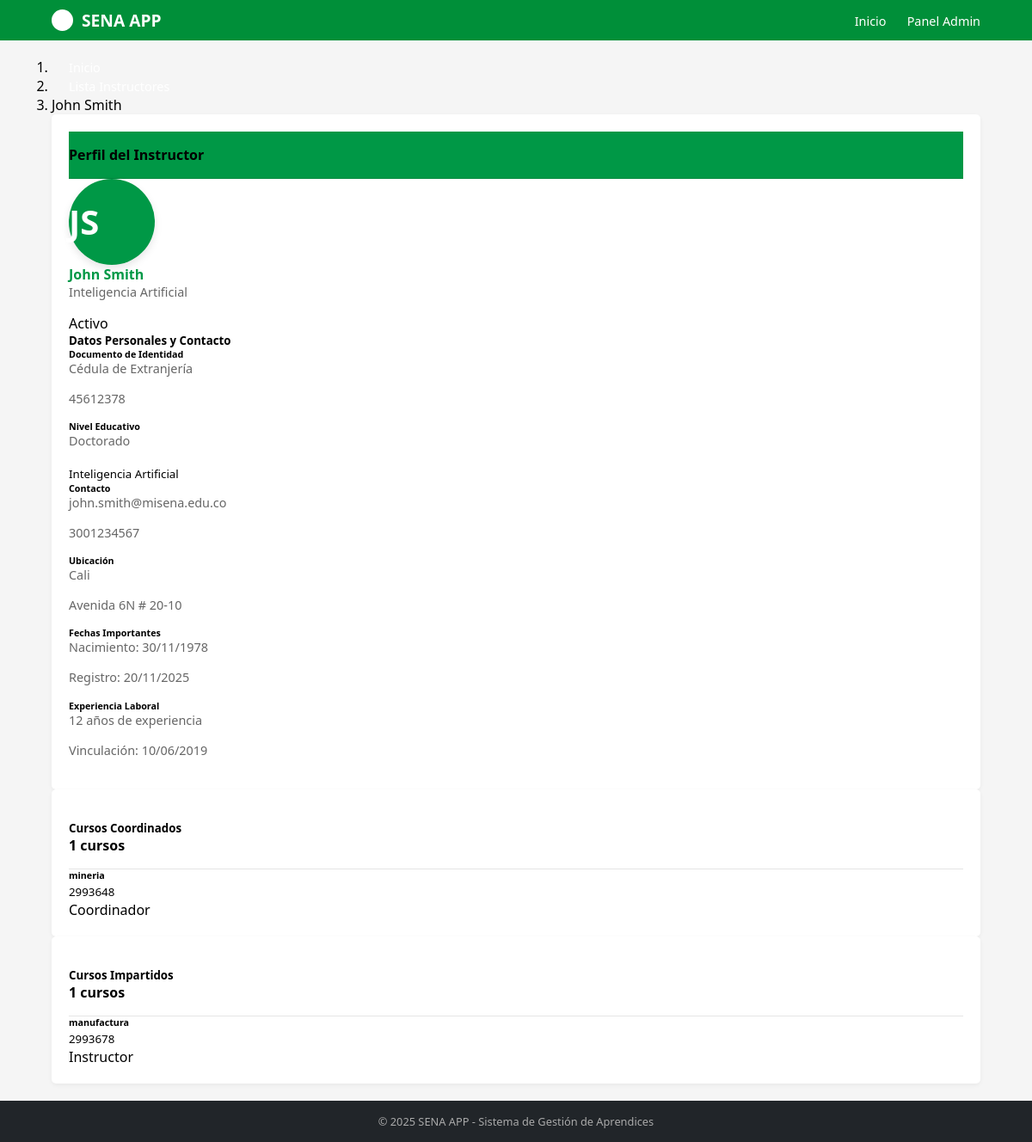
The app's page /instructores/3/ with its own data.
### instructores/models.py (models this page shows, shortened)
class Instructor(models.Model):
    TIPO_DOCUMENTO_CHOICES = [
        ('CC', 'Cédula de Ciudadanía'),
        ('CE', 'Cédula de Extranjería'),
        ('TI', 'Tarjeta de Identidad'),
        ('PAS', 'Pasaporte'),
    ]
    NIVEL_EDUCATIVO_CHOICES = [
        ("TEC", "Técnico"),
        ("TGL", "Tecnólogo"),
        ("PRE", "pregrado"),
        ("ESP", "Especialización"),
        ("MAE", "Maestría"),
        ("DOC", "Doctorado"),
    ]
    tipo_documento = models.CharField(max_length=3, choices=TIPO_DOCUMENTO_CHOICES)
    numero_documento = models.CharField(max_length=20, unique=True)
    nombre = models.CharField(max_length=100)
    apellido = models.CharField(max_length=100)
    fecha_nacimiento = models.DateField()
    telefono = models.CharField(max_length=15)
    correo = models.EmailField(unique=True)
    ciudad = models.CharField(max_length=100)
    direccion = models.CharField(max_length=200)
    nivel_educativo = models.CharField(max_length=3, choices=NIVEL_EDUCATIVO_CHOICES)
    especialidad = models.CharField(max_length=100)
    anos_experiencia = models.PositiveIntegerField()
    activo = models.BooleanField(default=True)
    fecha_vinculacion = models.DateField()
    fecha_registro = models.DateTimeField(auto_now_add=True)
    def nombre_completo(self):
        return f"{self.nombre} {self.apellido}"

### cursos/models.py (models this page shows, shortened)
class Curso(models.Model):
    ESTADO_CHOICES = [
        ('PRO', 'Programado'),
        ('INI', 'Iniciado'),
        ('EJE', 'En Ejecución'),
        ('FIN', 'Finalizado'),
        ('CAN', 'Cancelado'),
        ('SUS', 'Suspendido'),
    ]
    codigo = models.CharField(max_length=30,unique=True,verbose_name="Código del Curso")
    nombre = models.CharField(max_length=200, verbose_name="Nombre del Curso")
    programa = models.ForeignKey('programas.Programa', on_delete=models.CASCADE, verbose_name="Programa de Formación")
    instructor_coordinador = models.ForeignKey('instructores.Instructor', on_delete=models.CASCADE, related_name='cursos_coordinados', verbose_name="Instructor Coordinador")
    instructores = models.ManyToManyField('instructores.Instructor', through='InstructorCurso', related_name='cursos_impartidos', verbose_name="Instructores")
    aprendices = models.ManyToManyField('aprendices.Aprendiz', through='AprendizCurso', related_name='cursos', verbose_name="Aprendices")
    fecha_inicio = models.DateField(verbose_name="Fecha de Inicio")
    fecha_fin = models.DateField(verbose_name="Fecha de Finalización")
    horario = models.CharField(max_length=100, verbose_name="Horario")
    aula = models.CharField(max_length=50, verbose_name="Aula/Ambiente")
    cupos_maximos = models.PositiveIntegerField(verbose_name="Cupos Máximos")
    estado = models.CharField(max_length=3, choices=ESTADO_CHOICES, default='PRO', verbose_name="Estado del Curso")
    observaciones = models.TextField(blank=True, null=True, verbose_name="Observaciones")
    fecha_registro = models.DateTimeField(auto_now_add=True, verbose_name="Fecha de Registro")
    class Meta:
        verbose_name = "Curso"
        verbose_name_plural = "Cursos"
        ordering = ['-fecha_inicio']

### instructores/views.py (the view)
# urls.py: path('instructores/<int:instructor_id>/', views.detalle_instructor, name='detalle_instructor'),
def detalle_instructor(request, instructor_id=None, id_instructor=None):
    id_actual = instructor_id if instructor_id is not None else id_instructor
    instructor = get_object_or_404(Instructor, id=id_actual)
    template = loader.get_template('detalle_instructor.html')
    cursos_coordinados = instructor.cursos_coordinados.all() if hasattr(instructor, 'cursos_coordinados') else []
    cursos_impartidos = instructor.cursos_impartidos.all() if hasattr(instructor, 'cursos_impartidos') else []
    context = {
        'instructor': instructor,
        'cursos_coordinados': cursos_coordinados,
        'cursos_impartidos': cursos_impartidos,
    }
    return HttpResponse(template.render(context, request))

### instructores/templates/detalle_instructor.html (shortened to what this page needs)
{% extends "master.html" %}
{% block content %}
<div class="container-fluid py-4">
    <div class="row mb-4">
        <div class="col-12">
            <nav aria-label="breadcrumb">
                <ol class="breadcrumb">
                    <li class="breadcrumb-item"><a href="/" class="back-link">Inicio</a></li>
                    <li class="breadcrumb-item">
                        <a href="{% url 'instructores:lista_instructores' %}" class="back-link">Lista Instructores</a>
                    </li>
                    <li class="breadcrumb-item active" aria-current="page">{{ instructor.nombre_completo }}</li>
                </ol>
            </nav>
        </div>
    </div>
    <div class="row mb-4">
        <div class="col-12">
            <div class="card shadow-sm border-0">
                <div class="card-header bg-sena-green d-flex align-items-center text-white rounded-top-lg">
                    <h4 class="mb-0">Perfil del Instructor</h4>
                </div>
                <div class="card-body">
                    <div class="row g-4">
                        <div class="col-md-3 text-center border-end">
                            <div class="instructor-avatar mb-3 mx-auto" style="
                                width: 100px;
                                height: 100px;
                                border-radius: 50%;
                                background-color: #009846; /* Color SENA Green */
                                color: white;
                                font-size: 2.5rem;
                                line-height: 100px;
                                font-weight: bold;
                                box-shadow: 0 4px 10px rgba(0, 0, 0, 0.1);">
                                {{ instructor.nombre.0|default:"" }}{{ instructor.apellido.0|default:"" }}
                            </div>
                            <h4 class="text-primary">{{ instructor.nombre_completo }}</h4>
                            <p class="text-muted small">{{ instructor.especialidad }}</p>
                            <div class="mb-3">
                                {% if instructor.activo %}
                                <span class="badge bg-success py-2 px-3 shadow-sm">
                                    Activo
                                </span>
                                {% else %}
                                <span class="badge bg-danger py-2 px-3 shadow-sm">
                                    <i class="bi bi-x-circle me-1"></i>Inactivo
                                </span>
                                {% endif %}
                            </div>
                        </div>
                        <div class="col-md-9">
                            <h5 class="text-secondary mb-3 border-bottom pb-2">Datos Personales y Contacto</h5>
                            <div class="row g-3">
                                <div class="col-lg-6 col-md-12">
                                    <h6 class="text-muted mb-1 small">Documento de Identidad</h6>
                                    <p class="mb-1 fw-bold">{{ instructor.get_tipo_documento_display }}</p>
                                    <p class="mb-0">{{ instructor.numero_documento }}</p>
                                </div>
                                <div class="col-lg-6 col-md-12">
                                    <h6 class="text-muted mb-1 small">Nivel Educativo</h6>
                                    <p class="mb-1 fw-bold">{{ instructor.get_nivel_educativo_display }}</p>
                                    <small class="text-success">{{ instructor.especialidad }}</small>
                                </div>
                                <div class="col-lg-6 col-md-12">
                                    <h6 class="text-muted mb-1 small">Contacto</h6>
                                    <p class="mb-1">
                                        {{ instructor.correo }}
                                    </p>
                                    {% if instructor.telefono %}
                                    <p class="mb-0">
                                        {{ instructor.telefono }}
                                    </p>
                                    {% endif %}
                                </div>
                                <div class="col-lg-6 col-md-12">
                                    <h6 class="text-muted mb-1 small">Ubicación</h6>
                                    {% if instructor.ciudad %}
                                    <p class="mb-1">
                                        {{ instructor.ciudad }}
                                    </p>
                                    {% endif %}
                                    {% if instructor.direccion %}
                                    <p class="mb-0">
                                        {{ instructor.direccion }}
                                    </p>
                                    {% endif %}
                                </div>
                                <div class="col-lg-6 col-md-12">
                                    <h6 class="text-muted mb-1 small">Fechas Importantes</h6>
                                    {% if instructor.fecha_nacimiento %}
                                    <p class="mb-1">
                                        Nacimiento: {{ instructor.fecha_nacimiento|date:"d/m/Y" }}
                                    </p>
                                    {% endif %}
                                    <p class="mb-0">
                                        Registro: {{ instructor.fecha_registro|date:"d/m/Y" }}
                                    </p>
                                </div>
                                <div class="col-lg-6 col-md-12">
                                    <h6 class="text-muted mb-1 small">Experiencia Laboral</h6>
                                    <p class="mb-1">
                                        {{ instructor.anos_experiencia }} años de experiencia
                                    </p>
                                    {% if instructor.fecha_vinculacion %}
                                    <p class="mb-0">
                                        Vinculación: {{ instructor.fecha_vinculacion|date:"d/m/Y" }}
                                    </p>
                                    {% endif %}
                                </div>
                            </div>
                        </div>
                    </div>
                </div>
            </div>
        </div>
    </div>
    <div class="row g-4">
        <div class="col-lg-6">
            <div class="card shadow-sm h-100">
                <div class="card-header d-flex justify-content-between align-items-center bg-light">
                    <div class="d-flex align-items-center">
                        <h5 class="mb-0">Cursos Coordinados</h5>
                    </div>
                    <span class="badge bg-success text-white py-1 px-2">{{ cursos_coordinados|length }} cursos</span>
                </div>
                <div class="card-body">
                    {% if cursos_coordinados %}
                    <div class="list-group list-group-flush">
                        {% for curso in cursos_coordinados %}
                        <div class="list-group-item d-flex justify-content-between align-items-center">
                            <div>
                                <h6 class="mb-1 text-success">{{ curso.nombre }}</h6>
                                <small class="text-muted">{{ curso.codigo }}</small>
                            </div>
                            <span class="badge bg-success">Coordinador</span>
                        </div>
                        {% endfor %}
                    </div>
                    {% else %}
                    <div class="text-center py-4">
                        <i class="bi bi-kanban text-muted" style="font-size: 3rem;"></i>
                        <p class="text-muted mt-2">No coordina cursos actualmente</p>
                    </div>
                    {% endif %}
                </div>
            </div>
        </div>
        <div class="col-lg-6">
            <div class="card shadow-sm h-100">
                <div class="card-header d-flex justify-content-between align-items-center bg-light">
                    <div class="d-flex align-items-center">
                        <h5 class="mb-0">Cursos Impartidos</h5>
                    </div>
                    <span class="badge bg-info text-white py-1 px-2">{{ cursos_impartidos|length }} cursos</span>
                </div>
                <div class="card-body">
                    {% if cursos_impartidos %}
                    <div class="list-group list-group-flush">
                        {% for curso in cursos_impartidos %}
                        <div class="list-group-item d-flex justify-content-between align-items-center">
                            <div>
                                <h6 class="mb-1 text-info">{{ curso.nombre }}</h6>
                                <small class="text-muted">{{ curso.codigo }}</small>
                            </div>
                            <span class="badge bg-info">Instructor</span>
                        </div>
                        {% endfor %}
                    </div>
                    {% else %}
                    <div class="text-center py-4">
                        <i class="bi bi-book text-muted" style="font-size: 3rem;"></i>
                        <p class="text-muted mt-2">No imparte cursos actualmente</p>
                    </div>
                    {% endif %}
                </div>
            </div>
        </div>
    </div>
</div>
{% endblock %}

### aprendices/static/mystyles.css (style rules this page uses)
* { margin: 0; padding: 0; box-sizing: border-box; font-family: 'Segoe UI', Tahoma, Geneva, Verdana, sans-serif; }
body { background-color: #f5f5f5; display: flex; flex-direction: column; min-height: 100vh; }
nav a { color: white; text-decoration: none; margin-left: 20px; font-size: 0.9rem; }
.card { background-color: white; padding: 20px; border-radius: 5px; box-shadow: 0 2px 5px rgba(0,0,0,0.05); display: flex; flex-direction: column; justify-content: space-between; }
.card p { color: #666; font-size: 0.9rem; margin-bottom: 15px; line-height: 1.4; }

### instructores/templates/detalle_instructor.html (style rules this page uses)
.bg-sena-green { background-color: #009846 !important; }
.text-primary { color: #009846 !important; }
.instructor-avatar { box-shadow: 0 4px 10px rgba(0, 0, 0, 0.1); }
.card-header { border-bottom: 1px solid rgba(0, 0, 0, 0.1); font-weight: 600; padding-top: 1rem; padding-bottom: 1rem; }

### records on screen
Instructor: nombre_completo "John Smith", nombre.0 "J", apellido.0 "S", especialidad "Inteligencia Artificial", tipo_documento "Cédula de Extranjería", numero_documento "45612378", nivel_educativo "Doctorado", correo "john.smith@misena.edu.co", telefono "3001234567", ciudad "Cali", direccion "Avenida 6N # 20-10", fecha_nacimiento "30/11/1978", fecha_registro "20/11/2025", anos_experiencia "12", fecha_vinculacion "10/06/2019"
Curso: nombre "mineria", codigo "2993648"
Curso: nombre "manufactura", codigo "2993678"

### other values on screen
{{ cursos_coordinados|length }} "1"
{{ cursos_impartidos|length }} "1"
